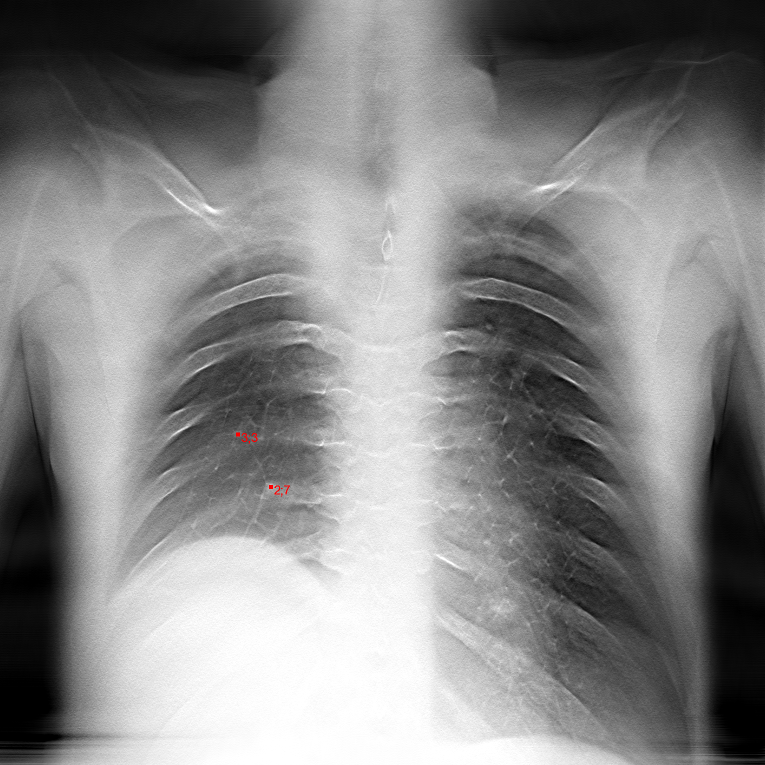
%> input picture source/1_011.png, 1530 x 1530 px (shown at 1/2 size); its folder holds only this picture in this run
$ octave segment.m   (GNU Octave 9; MATLAB toolbox functions it lacks are replaced by stand-ins)
%> lines starting %> are read from the running program, lines starting %| are printed output that depends on the picture
### Matlab_functions/kepgenerator.m
function [im,grad] = kepgenerator(img)
%kepgenerator n閔醤y sz鹯閟t v間ez 閟 a l閠rehozott k閜eket visszaadja
%   im:sz鹯t k閜
%   grad:a visszaadott gradiens k閜
%   img: eredeti k閜(~512*512-re optimaliz醠va)
%% be醠l韙醩ok
 szuro=[1 1 1 1 1;
        1 1 1 1 1;
        1 1 2 1 1;
        1 1 1 1 1;
        1 1 1 1 1];
szuro=szuro*(1/26);
Matrix=[1 1 1 1 1 1 1 1 1 1 1;
        1 1 1 1 1 1 1 1 1 1 1;
        0 0 0 0 0 0 0 0 0 0 0;
        0 0 0 0 0 0 0 0 0 0 0;
        0 0 0 0 0 0 0 0 0 0 0;
        0 0 0 0 0 0 0 0 0 0 0;
        0 0 0 0 0 0 0 0 0 0 0;
        0 0 0 0 0 0 0 0 0 0 0;
        0 0 0 0 0 0 0 0 0 0 0;
        -1 -1 -1 -1 -1 -1 -1 -1 -1 -1 -1;
        -1 -1 -1 -1 -1 -1 -1 -1 -1 -1 -1];
 Matrix=Matrix*(1/22);
 Matrix2=[1 1 0 0 0 0 0 0 0 -1 -1;
          1 1 0 0 0 0 0 0 0 -1 -1;
          1 1 0 0 0 0 0 0 0 -1 -1;
          1 1 0 0 0 0 0 0 0 -1 -1;
          1 1 0 0 0 0 0 0 0 -1 -1;
          1 1 0 0 0 0 0 0 0 -1 -1;
          1 1 0 0 0 0 0 0 0 -1 -1;
          1 1 0 0 0 0 0 0 0 -1 -1;
          1 1 0 0 0 0 0 0 0 -1 -1;
          1 1 0 0 0 0 0 0 0 -1 -1;
          1 1 0 0 0 0 0 0 0 -1 -1];
 Matrix2=Matrix2*(1/22);
%% elj醨醩
im=conv2(img,szuro,'valid');
dx=conv2(im,Matrix,'valid');
dy=conv2(im,Matrix2,'valid');
gradtmp=abs(dx)+abs(dy);
%gradiens k閜 tetej閚ek 閟 alj醤ak
[x,y]=size(gradtmp);
for i=1:57
    for j=1:y
        gradtmp(i,j)=0;
    end
end
for i=x-100:x
    for j=1:y
        gradtmp(i,j)=0;
    end
end
grad=gradtmp;
end

### Matlab_functions/grad_method.m
function [masks,leftcenters,rightcenters] = grad_method(grads,imgs,options)
%grad Gradiens alapon generál maszkokat
%   grads:gradiens képek tömbje
%   masks:visszadott bináris maszk
%% beállítások
felezo=0.5;
%feldolgozáshoz szükséges függõleges összenyomás mértéke
f_osszenyom=0.5;
%gradiens képek összemosásnál használatos szórás érték(0 esetén nincs
%összemosás)
grad_szigma=2;
%gradiens képek összemosásánál hány szomszédos képet használjon fel.
% 0 esetén nincs összemosás
gradgauss_count=2;
%megbízható képek simítása, szoras...0 esetén nincs simítás
high_szigma=2;
%nem megbízható képeknél alkalmazott poláris képek vertikális simitásának
%szórása befelé irányban(érdemes nagyobbat megadni, mert akkor befelé
%hajlamosabb mozdulni
low_inside_szigma1=10;
%nem megbízható képeknél alkalmazott poláris képek vertikális simitásának
%szórása kifelé irányban
low_outside_szigma1=3;
%nem megbízható képeknél képek közötti szórás(szomszédokhoz képest)
low_szigma2=10;
%nem megbízható képeknél hány szomszéd képet használjon(0 esetén nem
%használ)
low_count=2;
%% megbízható szeletek alapján középpont keresése
left.x=0;
left.y=0;
right.x=0;
right.y=0;
for file=options.start_high:options.end_high
    %centrum meghatározása
    cm=colormask(imgs{file});

    [ax,ay]=size(grads{file});
    [bx,by]=size(imgs{file});
    [leftcenter,rightcenter]=get_centers(cm);
    %összenyomásos koordinátákba átszámolás;
    left.x=left.x+round((leftcenter.x+(ax-bx)/2)*f_osszenyom);
    left.y=left.y+round(leftcenter.y+(ay-by)/2);
    right.x=right.x+round((rightcenter.x+(ax-bx)/2)*f_osszenyom);
    right.y=right.y+round(rightcenter.y+(ay-by)/2);
end
%középpontok átlagolása
left.x=round(left.x/(options.end_high-options.start_high+1));
left.y=round(left.y/(options.end_high-options.start_high+1));
right.x=round(right.x/(options.end_high-options.start_high+1));
right.y=round(right.y/(options.end_high-options.start_high+1));
%%általános dolgok kiszámolása
for file=1:length(grads)
    %középpontok hozzárendelése
    leftcenters{file}.x=round(left.x*(1/f_osszenyom));
    leftcenters{file}.y=left.y;
    rightcenters{file}.x=round(right.x*(1/f_osszenyom));
    rightcenters{file}.y=right.y;
    for i=1:gradgauss_count*2+1
        %figyelni kell, nehogy túlindexelés legyen
        bemenet{i}=grads{min(max(file-gradgauss_count+i-1,1),length(grads))};
    end
    if grad_szigma~=0
      filtered=gauss_pixel(bemenet,grad_szigma);
    else
        filtered=grads{file};
    end
    [a,b]=size(filtered);
    f_image=imresize(filtered,[round(a*f_osszenyom) b]);
    [a,b]=size(f_image);
    polar_grad_left{file}=imgpolarcoord(split(f_image,'right'),a,360,left.x,left.y);
    polar_grad_right{file}=imgpolarcoord(split(f_image,'left'),a,360,right.x,right.y);
    %debug
    if options.fulldebug==true
        cm=colormask(imgs{file});
        imwrite(cm,strcat(options.prefix,'_colormask_',num2str(file),'.png'));
        imwrite(f_image,strcat(options.prefix,'_gradiens_',num2str(file),'.png'));
    end
end
%%megbízató szeletek feldolgozása
for file=options.start_high:options.end_high
    c_left{file}=contourfinder(polar_grad_left{file});
    c_right{file}=contourfinder(polar_grad_right{file});
end
%képek közötti simítás
c_left=kozep_simito(c_left);
c_right=kozep_simito(c_right);

N=2*(options.end_high-options.start_high)+1;
alpha=(N-1)/(2*high_szigma);
window = gausswin(N,alpha);
for file=options.start_high:options.end_high
    if high_szigma~=0
      for i=1:length(c_left{file})
          contour_left{file}(i)=0;
          contour_right{file}(i)=0;
          sum=0;
        for j=options.start_high:options.end_high
            sum=sum+window(options.end_high-options.start_high+1+j-file);
            contour_left{file}(i)=contour_left{file}(i)+window(options.end_high-options.start_high+1+j-file)*c_left{file}(i);
            contour_right{file}(i)=contour_right{file}(i)+window(options.end_high-options.start_high+1+j-file)*c_right{file}(i);
        end
        %normalizálás
        contour_left{file}(i)=round(contour_left{file}(i)*(1/sum));
        contour_right{file}(i)=round(contour_right{file}(i)*(1/sum));
      end
    else
        contour_left{file}=c_left{file};
        contour_right{file}=c_right{file};
    end
end
%%nem megbízható szeletek feldolgozása
%a frontális szeletek feldolgozása
for file=options.start_high-1:-1:1
    %szomszédos vektorok elõállítása
    for i=1:low_count
        temp_left{i}=contour_left{min(file+i,options.end_high)};
        temp_right{i}=contour_right{min(file+i,options.end_high)};
    end
    %gauss simítás
    if low_count~=0
      polar_grad_left{file}=gauss_simitas(polar_grad_left{file},low_inside_szigma1,temp_left,low_szigma2,low_outside_szigma1);
      polar_grad_right{file}=gauss_simitas(polar_grad_right{file},low_inside_szigma1,temp_right,low_szigma2,low_outside_szigma1);
    end
    contour_left{file}=contourfinder(polar_grad_left{file});
    contour_right{file}=contourfinder(polar_grad_right{file});
end

%hátsó szeletek feldolgozása
for file=options.end_high+1:length(grads)
   %szomszédos vektorok elõállítása
    for i=1:low_count
        temp_left{i}=contour_left{max(file-i,options.start_high)};
        temp_right{i}=contour_right{max(file-i,options.start_high)};
    end
    %gauss simítás
    if low_count~=0
      polar_grad_left{file}=gauss_simitas(polar_grad_left{file},low_inside_szigma1,temp_left,low_szigma2);
      polar_grad_right{file}=gauss_simitas(polar_grad_right{file},low_inside_szigma1,temp_right,low_szigma2);
    end
    contour_left{file}=contourfinder(polar_grad_left{file});
    contour_right{file}=contourfinder(polar_grad_right{file});
end
%%maszkok elõállítása
for file=1:length(grads)
    [ax,ay]=size(grads{file});
    [bx,by]=size(imgs{file});
    %bal
    for i=length(contour_left{file}):-1:1
      hol=contour_left{file}(i);
      %fegyelembe véve, hogy mekkorra a szögfelbontás
      [a,b]=pol2cart((i)*pi/round(length(contour_left{file})/2),hol);
      %összenyomás, konvolúció eltolódásának intertálása
      result_x(i)=round((bx-ax)/2+(b+left.x)*(1/f_osszenyom));
      result_y(i)=round((by-ay)/2+a+left.y);
    end
    [x,y]=size(imgs{file});
    left_mask=poly2mask(result_y,result_x,x,y);
    %jobb
    for i=length(contour_right{file}):-1:1
       hol=contour_right{file}(i);
      [a,b]=pol2cart((i)*pi/round(length(contour_left{file})/2),hol);
      result_x(i)=round((bx-ax)/2+(b+right.x)*(1/f_osszenyom));
      result_y(i)=round((by-ay)/2+a+right.y);
    end
    right_mask=poly2mask(result_y,result_x,x,y);
    mask(:,1:round(felezo*y))=left_mask(:,1:round(felezo*y));
    mask(:,round(felezo*y):y)=right_mask(:,round(felezo*y):y);
    masks{file}=mask;
    %debug cuccok kiírása
    if options.fulldebug==true
        imwrite(mask,strcat(options.prefix,'_grad_mask_',num2str(file),'.png'));

         %bal oldali polar kép
        debug_image=polar_grad_left{file};
        for i=1:length(contour_left{file})
            debug_image(contour_left{file}(i),i)=1;
        end
         imwrite(debug_image,strcat(options.prefix,'_polar_left_',num2str(file),'.png'));
         %jobb oldali polar kép
         debug_image=polar_grad_right{file};
        for i=1:length(contour_right{file})
            debug_image(contour_right{file}(i),i)=1;
        end
         imwrite(debug_image,strcat(options.prefix,'_polar_right_',num2str(file),'.png'));
    end
end
end

### segment.m
clear all; clc; close all;
%% Set options
%a kimenetre generált fájloknál milyen prefixet generáljon.
options.prefix='TOMO01';
%full debug esetén minden lényeges képet legenerál
options.fulldebug=true;
%megbízható képek intervallumának kezdete
options.start_high=39;
%megbízható képek intervallumának vége
options.end_high=48;
%legkisebb kép felbontasa
options.minimal=512;
%legnagyobb feldolgozandó kép felbontása
options.maximal=512;
%% eljárás
functionname='segment.m';
functiondir=which(functionname);
functiondir=functiondir(1:end-length(functionname));
%hozzá kell adni a függvénykönyvtárat
addpath([functiondir 'Matlab_functions']);
pngFiles = dir([functiondir 'source\*.png']);
options.prefix=[functiondir 'result\' options.prefix];
%% beolvasás
for file=1:length(pngFiles)
    im=imread([functiondir 'source\' pngFiles(file).name]);
%> im is the input picture: size 1530x1530x3 uint8; mean R, G, B 133.7, 133.6, 133.6
    temp_img=(1/255)*double(im);
    [alfa,beta,gamma]=size(temp_img);
%> alfa = 1530; beta = 1530; gamma = 3
    % ellenõrizni, hogy színes-e a kép
    if (gamma==3)
        images{file}=temp_img(:,:,1);
    else
       images{file}=temp_img;
    end
end
%% szomszédokat igénylõ képek elõállítása
[a,~]=size(images{1});
%> a = 1530
scale=1;
%kiszámolni, mekkora kicsinyítésrõl célszerû indulni
while(a*scale>options.minimal)
    scale=scale*0.5;
end
%> this loop made 2 passes
%> scale on passes 1 to 2: 0.5, 0.25
original_prefix=options.prefix;
while (scale<=1) && (options.maximal>=scale*a)
    options.prefix=[original_prefix '_' num2str(scale) '_'];
%> options.prefix = 'result\TOMO01_0.25_'
    for file=1:length(pngFiles)
        resized_image{file}=imresize(images{file},scale);
        [filtered_image{file},grad{file}]=kepgenerator(resized_image{file});
    end
%> this loop made 1 pass
%> pass 1, in kepgenerator, `im=conv2(img,szuro,'valid');`:
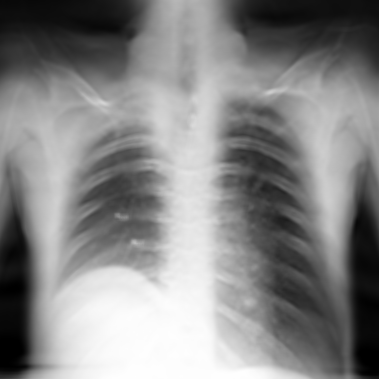
%> im: size 379x379 double; min -0.000168, max 1, mean 0.527; drawn with min black and max white
%> pass 1, in kepgenerator, `dx=conv2(im,Matrix,'valid');`:
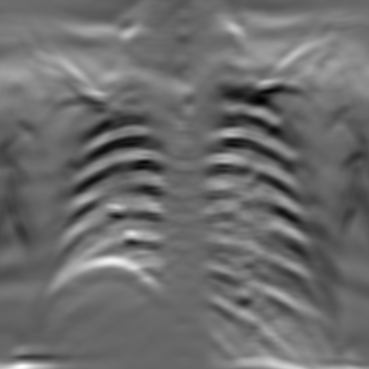
%> dx: size 369x369 double; min -0.233, max 0.345, mean 0.0138; drawn with min black and max white
%> pass 1, in kepgenerator, `dy=conv2(im,Matrix2,'valid');`:
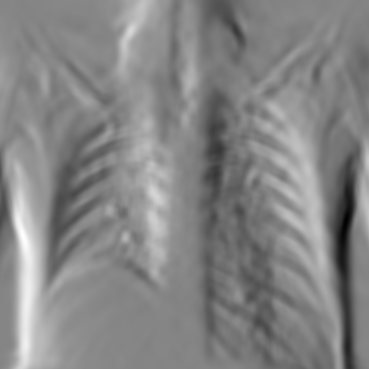
%> dy: size 369x369 double; min -0.401, max 0.366, mean -0.000397; drawn with min black and max white
%> pass 1, in kepgenerator, `gradtmp=abs(dx)+abs(dy);`:
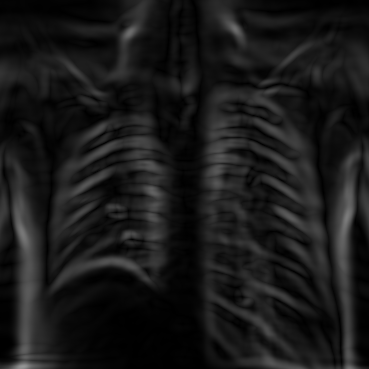
%> gradtmp: size 369x369 double; min 6.48e-07, max 0.585, mean 0.1
%> after the loop, filtered_image = 1 item; grad = 1 item; resized_image = 1 item
    [grad_masks,leftcenter,rightcenter]=grad_method(grad,filtered_image,options);
%> the loop in grad_method, `for file=options.start_high:options.end_high` made 1 pass
%> file on pass 1: 39
%> the run ends on the next line
